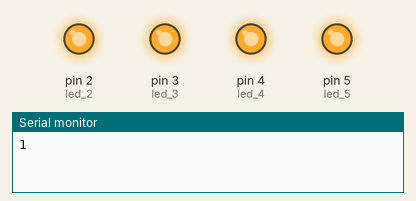
A sketch run on a simulated Arduino Uno, built with avr-gcc and run on an emulated ATmega328P. On the bench: output pins drawn as LEDs (lit = HIGH), the last lines printed to the serial monitor.

Above: at 0.03 s.
At 0.53 s:
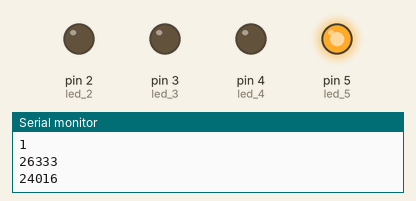
At 1.45 s:
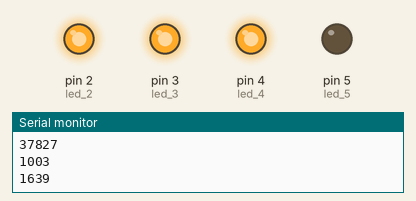
At 1.87 s:
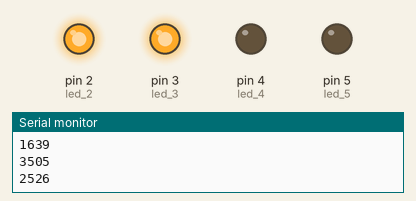
At 2.37 s:
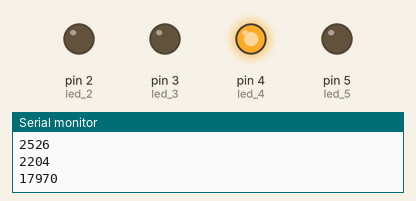
At 2.94 s:
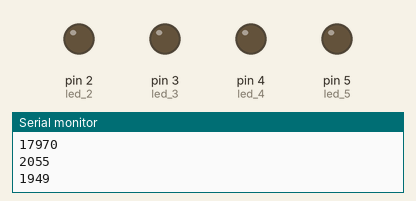
Timing chart, 0 to 3.2 s (numbered marks = the images above):
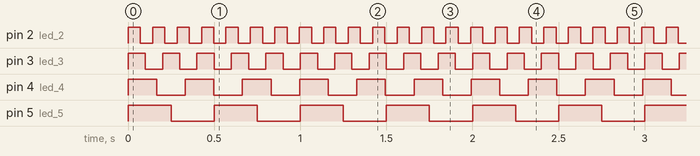

Measured:
- by itself, pin 2 (led_2): alternates HIGH for 0.07 s and LOW for 0.07 s
- by itself, pin 3 (led_3): alternates HIGH for 0.10 s and LOW for 0.10 s
- by itself, pin 4 (led_4): alternates HIGH for 0.17 s and LOW for 0.17 s
- by itself, pin 5 (led_5): alternates HIGH for 0.25 s and LOW for 0.25 s

The sketch:

EX2.ino
```cpp
#define led_2 2
#define led_3 3
#define led_4 4
#define led_5 5

//led 2
unsigned long time_now_2 = 0;
int delay_time_2 = 71;
unsigned long alarm2 = 0;
boolean ledStatus_2 = HIGH;

//led 3
unsigned long time_now_3 = 0;
int delay_time_3 = 100;
unsigned long alarm3 = 0;
boolean ledStatus_3 = HIGH;

//led 4
unsigned long time_now_4 = 0;
int delay_time_4 = 166;
unsigned long alarm4 = 0;
boolean ledStatus_4 = HIGH;

//led 5
unsigned long time_now_5 = 0;
int delay_time_5 = 250;
boolean ledStatus_5 = HIGH;

unsigned time_now = 0;
unsigned long alarm = 0;
long contagem = 0;
int x= 1000;
unsigned long alarm1;
int delay_time1 = 250;

void setup() {
  pinMode(led_2, OUTPUT);
  pinMode(led_3, OUTPUT);
  pinMode(led_4, OUTPUT);
  pinMode(led_5, OUTPUT);
  Serial.begin(9600);

}

void loop() {
  contagem++;

  time_now = millis();

   //led 2
  if(time_now >= alarm2){
    alarm2 += delay_time_2;
    digitalWrite(led_2, ledStatus_2);
    ledStatus_2 = !ledStatus_2;
  }
   //led 3
  if(time_now >= alarm3){
    alarm3 += delay_time_3;
    digitalWrite(led_3, ledStatus_3);
    ledStatus_3 = !ledStatus_3;
  }
  //led 4
  if(time_now >= alarm4){
    alarm4 += delay_time_4;
    digitalWrite(led_4, ledStatus_4);
    ledStatus_4 = !ledStatus_4;
  }

  //led 5
  if(time_now >= alarm){
    alarm += delay_time_5;
    digitalWrite(led_5, ledStatus_5);
    ledStatus_5 = !ledStatus_5;
  }

  if(time_now >= alarm1){
    alarm1 += delay_time1;
    Serial.println(contagem);
    contagem = 0;

  }
}
```
